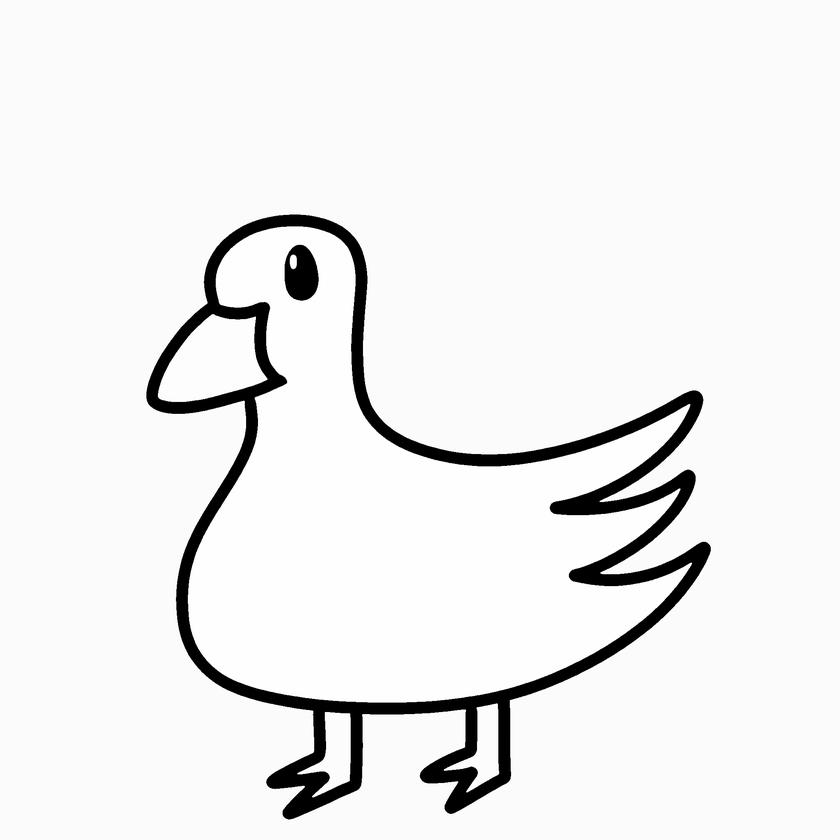
#> input picture MotherDucker/Template.png, 840 x 840 px, shrunk from 2048 x 2048 before the run, found by its file name
$ python Generator.py
#> lines starting #> are read from the running program, lines starting #| are printed output that depends on the picture; after the words box and inside, x2 and y2 are one past the last pixel; in counts of white or black regions, pixels touching at a corner belong together
import sys
import os
import cv2
import numpy as np
import math
import random
#from scipy import ndimage
#from imageio import imread
from PIL import Image
from matplotlib import pyplot as plt
import warnings
warnings.filterwarnings("ignore")

#PARAM
template_path = "template.png"
accessory1 = "Head/Head_MiniDucker_Test.png"
head_pixel = [0, 0] # xy value of the top left hat area (Already set to head from ProCreate Drawing)
col_list = [[1,3,255]] #Preset colour list
###


def isColour(pix, col): #Col as an array of RGB
    if pix[0] == col[0] and pix[1] == col[1] and pix[2] == col[2]:
        return True
    else:
        return False


def avg_pixel(img): #Find avg pixel of an accessory img with white/black background
    pixel_count = 0
    x_total = 0
    y_total = 0
    for x in range(img.shape[0]):
        for y in range(img.shape[1]):
            if not isColour(img[x][y], [255, 255, 255]):
                pixel_count += 1
                x_total += x
                y_total += y
    return [(x_total/pixel_count), (y_total/pixel_count)]

def addAccessory(img, acc, x, y):
    for x1 in range(acc.shape[0] - 1):
        for y1 in range(acc.shape[1] - 1):
            if x1+x < acc.shape[0] and y1 + y < acc.shape[1]:
                if not isColour(acc[x1][y1], [255, 255, 255]):
                    img[x1 + x][y1 + y][0] = acc[x1][y1][0]
                    img[x1 + x][y1 + y][1] = acc[x1][y1][1]
                    img[x1 + x][y1 + y][2] = acc[x1][y1][2]
    return img

def changeColour(img, col, new_col): #Colour as an array of RGB
    new_img = img
    for x in range(new_img.shape[0]):
        for y in range(new_img.shape[1]):
            if isColour(new_img[x][y], col):
                new_img[x][y][0] = new_col[0]
                new_img[x][y][1] = new_col[1]
                new_img[x][y][2] = new_col[2]
    return new_img

def create_colour_list(increment):
    r_col = 0
    g_col = 0
    b_col = 0
    col_list = []
    while r_col < 255:
        g_col = 0
        if r_col + increment < 255:
            r_col += increment
        else:
            break
        while g_col < 255:
            b_col = 0
            if g_col + increment < 255:
                g_col += increment
            else:
                break
            while b_col < 255:
                col_list.append([r_col, g_col, b_col])
                b_col += increment
    return col_list

try:
    img = cv2.imread(template_path)
#> img is the input picture: shape (840, 840, 3); min 0, max 255, mean 237.8
except AttributeError:
    print("Template not found.")
    exit()

try:
    acc_img = cv2.imread(accessory1)
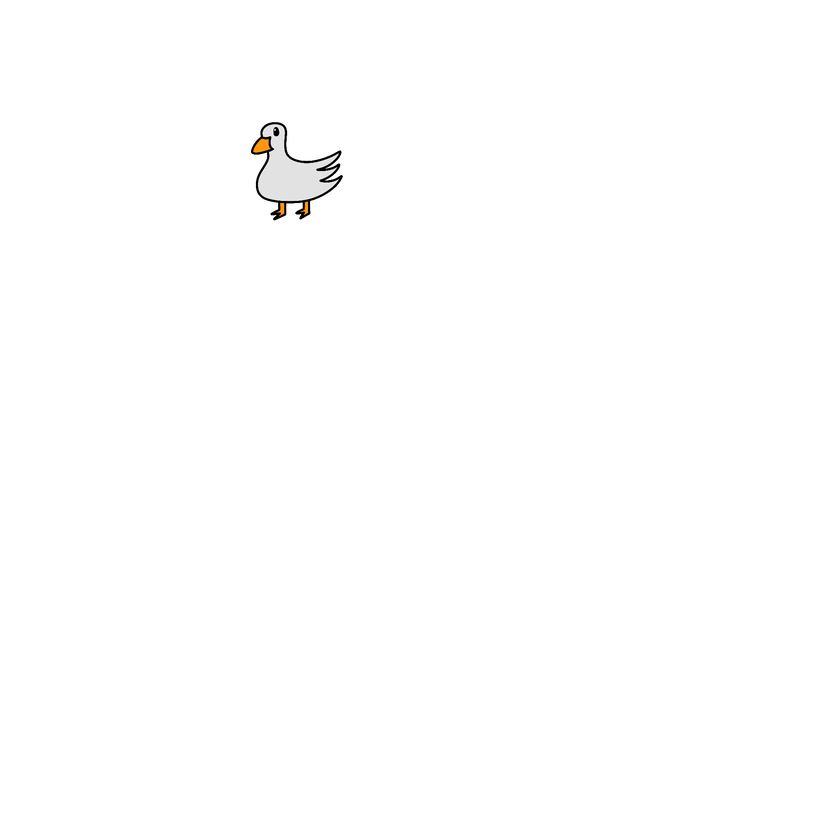
#> input picture MotherDucker/Head/Head_MiniDucker_Test.png, 840 x 840 px, shrunk from 2048 x 2048 before the run
#> acc_img is the input picture: shape (840, 840, 3); mean B, G, R 254.4, 254.4, 254.5
except AttributeError:
    print("Template not found.")
    exit()

print("Adding Accessory...")
addAccessory(img, acc_img, head_pixel[0], head_pixel[1])
#> after the loop in addAccessory, `for x1 in range(acc.shape[0] - 1):`:
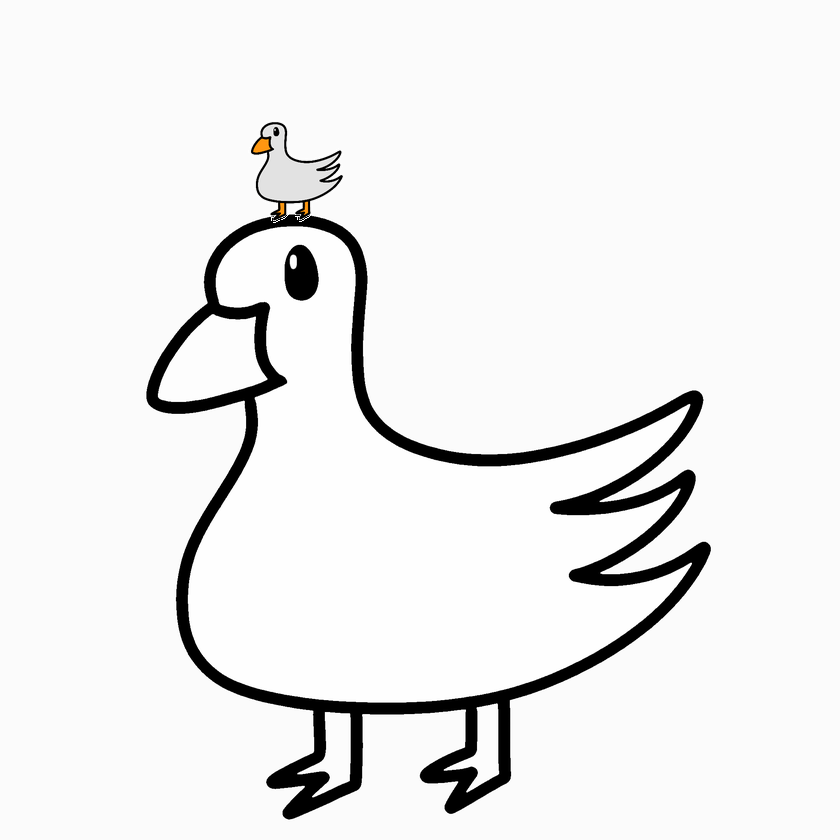
#> img: shape (840, 840, 3); 0.73% of pixels changed, all inside (x1, y1, x2, y2) = (248, 120, 345, 223)
print("Added Accessory!")
#col_list = create_colour_list(50)

cv2.imwrite("output.png", img)

img_counter = 0
for col in col_list:
    img = cv2.imread("output.png")
    print("Converting Colour...")
    new_img = changeColour(img, [253,253,253], [150, 50, 250])
#> after the loop in changeColour, `for x in range(new_img.shape[0]):`:
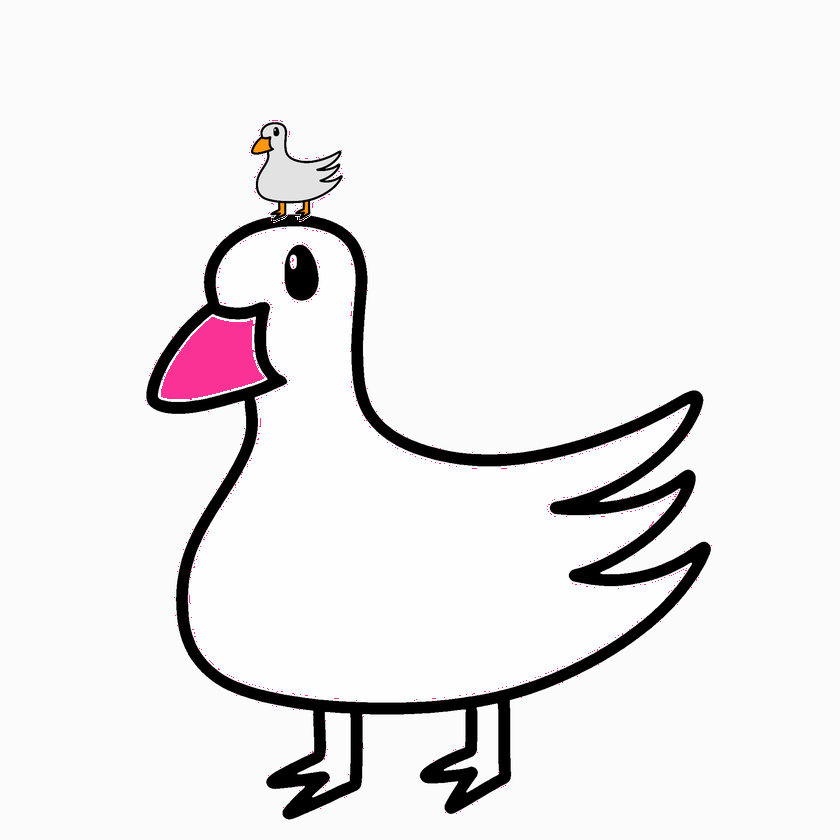
#> new_img: shape (840, 840, 3); 0.9% of pixels changed, all inside (x1, y1, x2, y2) = (145, 120, 712, 814)
    print("Converting Colour!")
    cv2.imwrite("Output/testOutput%d.png" % img_counter, new_img)
    img_counter += 1
print("COMPLETE!")
